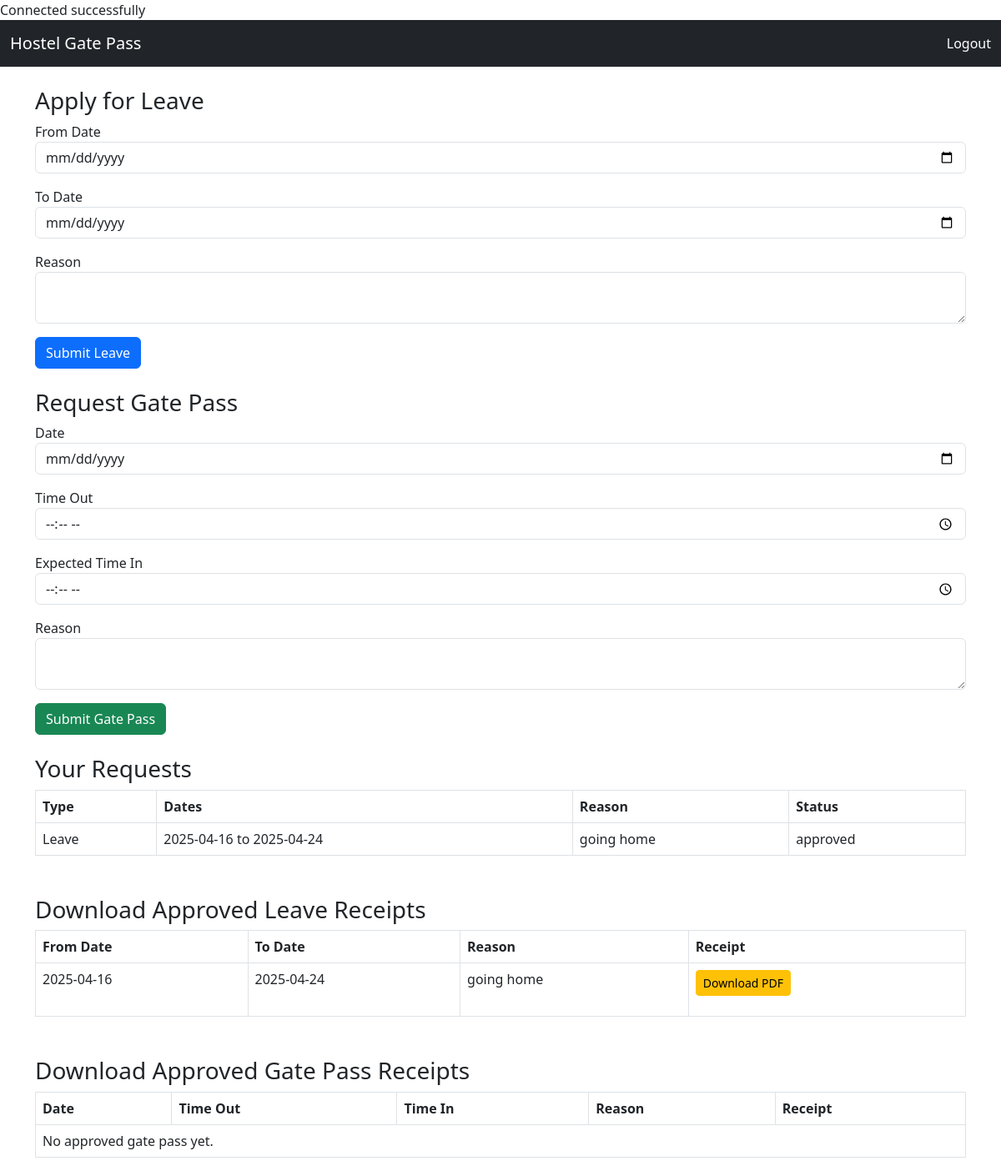
Screenshot of /student_dashboard.php (signed in) with the database file from the repository.
### tables this page shows
CREATE TABLE IF NOT EXISTS `leave_requests` (
  `id` int NOT NULL AUTO_INCREMENT,
  `student_id` int DEFAULT NULL,
  `from_date` date DEFAULT NULL,
  `to_date` date DEFAULT NULL,
  `reason` text,
  `status` enum('pending','approved','rejected') DEFAULT 'pending',
  `student_email` varchar(100) DEFAULT NULL,
  PRIMARY KEY (`id`),
  KEY `student_id` (`student_id`)
);

### student_dashboard.php (the view, shortened to what this page needs)
<?php
include('db_connect.php');
$student_email = $_SESSION['email'] ?? 'student1@gmail.com';
$allRequests = [];
$leaveQuery = "SELECT id, 'Leave' as type, from_date as start, to_date as end, reason, status FROM leave_requests WHERE student_email='$student_email'";
$leaveResult = $conn->query($leaveQuery);
while ($row = $leaveResult->fetch_assoc()) {
    $allRequests[] = $row;
}
$approvedReceipts = [];
$approvedLeaveReceipts = [];
$approvedLeaveQuery = "SELECT id, from_date, to_date, reason FROM leave_requests WHERE student_email='$student_email' AND status='Approved'";
$approvedLeaveResult = $conn->query($approvedLeaveQuery);
if ($approvedLeaveResult->num_rows > 0) {
    while ($row = $approvedLeaveResult->fetch_assoc()) {
        $approvedLeaveReceipts[] = $row;
    }
}
?>
<!DOCTYPE html>
<html lang="en">
<head>
  <link rel="stylesheet" href="https://cdn.jsdelivr.net/npm/bootstrap@5.3.0/dist/css/bootstrap.min.css">
</head>
<body>
  <nav class="navbar navbar-dark bg-dark">
    <div class="container-fluid">
      <a class="navbar-brand" href="#">Hostel Gate Pass</a>
      <div class="d-flex">
        <a class="nav-link text-white" href="logout.php">Logout</a>
      </div>
    </div>
  </nav>
  <div class="container mt-4">
    <h3>Apply for Leave</h3>
    <form method="post" class="mb-4">
      <div class="mb-3"><label>From Date</label><input type="date" name="fromDate" class="form-control" required></div>
      <div class="mb-3"><label>To Date</label><input type="date" name="toDate" class="form-control" required></div>
      <div class="mb-3"><label>Reason</label><textarea name="reason" class="form-control" required></textarea></div>
      <button type="submit" name="leaveSubmit" class="btn btn-primary">Submit Leave</button>
    </form>
    <h3>Request Gate Pass</h3>
    <form method="post" class="mb-4">
      <div class="mb-3"><label>Date</label><input type="date" name="date" class="form-control" required></div>
      <div class="mb-3"><label>Time Out</label><input type="time" name="timeOut" class="form-control" required></div>
      <div class="mb-3"><label>Expected Time In</label><input type="time" name="timeIn" class="form-control" required></div>
      <div class="mb-3"><label>Reason</label><textarea name="reason" class="form-control" required></textarea></div>
      <button type="submit" name="gatePassSubmit" class="btn btn-success">Submit Gate Pass</button>
    </form>
    <h3>Your Requests</h3>
    <table class="table table-bordered">
      <thead>
        <tr>
          <th>Type</th>
          <th>Dates</th>
          <th>Reason</th>
          <th>Status</th>
        </tr>
      </thead>
      <tbody>
        <?php foreach ($allRequests as $req): ?>
          <tr>
            <td><?= $req['type'] ?></td>
            <td><?= $req['start'] ?> <?= $req['type'] === 'Leave' ? 'to ' . $req['end'] : '' ?></td>
            <td><?= $req['reason'] ?></td>
            <td><?= $req['status'] ?></td>
          </tr>
        <?php endforeach; ?>
      </tbody>
    </table>
    <h3 class="mt-5">Download Approved Leave Receipts</h3>
    <table class="table table-bordered">
      <thead>
        <tr>
          <th>From Date</th>
          <th>To Date</th>
          <th>Reason</th>
          <th>Receipt</th>
        </tr>
      </thead>
      <tbody>
        <?php if (count($approvedLeaveReceipts) > 0): ?>
          <?php foreach ($approvedLeaveReceipts as $leaveReceipt): ?>
            <tr>
              <td><?= $leaveReceipt['from_date'] ?></td>
              <td><?= $leaveReceipt['to_date'] ?></td>
              <td><?= $leaveReceipt['reason'] ?></td>
              <td>
                <form method="get" action="receipt.php">
                  <button type="submit" class="btn btn-sm btn-warning">Download PDF</button>
                </form>
              </td>
            </tr>
          <?php endforeach; ?>
        <?php else: ?>
          <tr><td colspan="4">No approved leave requests yet.</td></tr>
        <?php endif; ?>
      </tbody>
    </table>
    <h3 class="mt-5">Download Approved Gate Pass Receipts</h3>
    <table class="table table-bordered">
      <thead>
        <tr>
          <th>Date</th>
          <th>Time Out</th>
          <th>Time In</th>
          <th>Reason</th>
          <th>Receipt</th>
        </tr>
      </thead>
      <tbody>
        <?php if (count($approvedReceipts) > 0): ?>
          <?php foreach ($approvedReceipts as $receipt): ?>
            <tr>
              <td><?= $receipt['date'] ?></td>
              <td><?= $receipt['time_out'] ?></td>
              <td><?= $receipt['time_in'] ?></td>
              <td><?= $receipt['reason'] ?></td>
              <td>
                <form method="get" action="receipt.php">
                  <input type="hidden" name="id" value="<?= $receipt['id'] ?>">
                  <button type="submit" class="btn btn-sm btn-warning">Download PDF</button>
                </form>
              </td>
            </tr>
          <?php endforeach; ?>
        <?php else: ?>
          <tr><td colspan="5">No approved gate pass yet.</td></tr>
        <?php endif; ?>
      </tbody>
    </table>
  </div>
</body>
</html>

### rows the page displays
leave_requests: type "Leave", from_date "2025-04-16", to_date "2025-04-24", reason "going home", status "approved"
